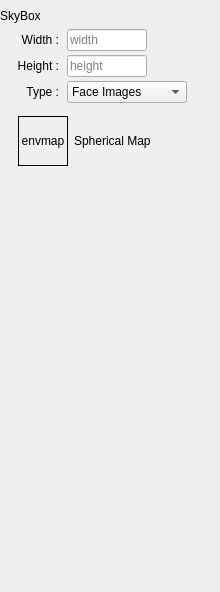
<?xml version="1.0" encoding="UTF-8"?>
<ui version="4.0">
 <class>Properties</class>
 <widget class="QDockWidget" name="Properties">
  <property name="geometry">
   <rect>
    <x>0</x>
    <y>0</y>
    <width>220</width>
    <height>592</height>
   </rect>
  </property>
  <property name="minimumSize">
   <size>
    <width>220</width>
    <height>91</height>
   </size>
  </property>
  <property name="features">
   <set>QDockWidget::DockWidgetMovable</set>
  </property>
  <property name="allowedAreas">
   <set>Qt::LeftDockWidgetArea|Qt::RightDockWidgetArea</set>
  </property>
  <property name="windowTitle">
   <string>Properties</string>
  </property>
  <widget class="QWidget" name="DockContents">
   <layout class="QVBoxLayout" name="verticalLayout">
    <property name="spacing">
     <number>0</number>
    </property>
    <property name="leftMargin">
     <number>0</number>
    </property>
    <property name="topMargin">
     <number>0</number>
    </property>
    <property name="rightMargin">
     <number>0</number>
    </property>
    <property name="bottomMargin">
     <number>0</number>
    </property>
    <item>
     <widget class="QScrollArea" name="Scroller">
      <property name="frameShape">
       <enum>QFrame::NoFrame</enum>
      </property>
      <property name="sizeAdjustPolicy">
       <enum>QAbstractScrollArea::AdjustToContents</enum>
      </property>
      <property name="widgetResizable">
       <bool>true</bool>
      </property>
      <widget class="QWidget" name="ScrollerContents">
       <property name="geometry">
        <rect>
         <x>0</x>
         <y>0</y>
         <width>220</width>
         <height>570</height>
        </rect>
       </property>
       <layout class="QVBoxLayout" name="verticalLayout_2" stretch="0,0,1">
        <property name="spacing">
         <number>0</number>
        </property>
        <property name="leftMargin">
         <number>0</number>
        </property>
        <property name="rightMargin">
         <number>0</number>
        </property>
        <item>
         <widget class="QLabel" name="SkyboxHeader">
          <property name="autoFillBackground">
           <bool>false</bool>
          </property>
          <property name="text">
           <string>SkyBox</string>
          </property>
          <property name="class" stdset="0">
           <string>header</string>
          </property>
         </widget>
        </item>
        <item>
         <layout class="QFormLayout" name="Skybox">
          <property name="labelAlignment">
           <set>Qt::AlignRight|Qt::AlignTrailing|Qt::AlignVCenter</set>
          </property>
          <property name="horizontalSpacing">
           <number>8</number>
          </property>
          <property name="verticalSpacing">
           <number>4</number>
          </property>
          <property name="leftMargin">
           <number>9</number>
          </property>
          <property name="topMargin">
           <number>6</number>
          </property>
          <property name="rightMargin">
           <number>9</number>
          </property>
          <property name="bottomMargin">
           <number>12</number>
          </property>
          <item row="0" column="1">
           <widget class="QLineEdit" name="Width">
            <property name="sizePolicy">
             <sizepolicy hsizetype="Preferred" vsizetype="Fixed">
              <horstretch>0</horstretch>
              <verstretch>0</verstretch>
             </sizepolicy>
            </property>
            <property name="maximumSize">
             <size>
              <width>80</width>
              <height>16777215</height>
             </size>
            </property>
            <property name="placeholderText">
             <string>width</string>
            </property>
           </widget>
          </item>
          <item row="1" column="1">
           <widget class="QLineEdit" name="Height">
            <property name="sizePolicy">
             <sizepolicy hsizetype="Preferred" vsizetype="Fixed">
              <horstretch>0</horstretch>
              <verstretch>0</verstretch>
             </sizepolicy>
            </property>
            <property name="maximumSize">
             <size>
              <width>80</width>
              <height>16777215</height>
             </size>
            </property>
            <property name="placeholderText">
             <string>height</string>
            </property>
           </widget>
          </item>
          <item row="0" column="0">
           <widget class="QLabel" name="WidthLabel">
            <property name="minimumSize">
             <size>
              <width>50</width>
              <height>0</height>
             </size>
            </property>
            <property name="text">
             <string>Width :</string>
            </property>
            <property name="alignment">
             <set>Qt::AlignRight|Qt::AlignTrailing|Qt::AlignVCenter</set>
            </property>
           </widget>
          </item>
          <item row="1" column="0">
           <widget class="QLabel" name="HeightLabel">
            <property name="minimumSize">
             <size>
              <width>50</width>
              <height>0</height>
             </size>
            </property>
            <property name="text">
             <string>Height :</string>
            </property>
            <property name="alignment">
             <set>Qt::AlignRight|Qt::AlignTrailing|Qt::AlignVCenter</set>
            </property>
           </widget>
          </item>
          <item row="2" column="1">
           <widget class="QcComboBox" name="Type">
            <property name="maximumSize">
             <size>
              <width>120</width>
              <height>16777215</height>
             </size>
            </property>
            <item>
             <property name="text">
              <string>Face Images</string>
             </property>
            </item>
            <item>
             <property name="text">
              <string>Spherical Map</string>
             </property>
            </item>
           </widget>
          </item>
          <item row="2" column="0">
           <widget class="QLabel" name="TypeLabel">
            <property name="minimumSize">
             <size>
              <width>50</width>
              <height>0</height>
             </size>
            </property>
            <property name="text">
             <string>Type :</string>
            </property>
            <property name="alignment">
             <set>Qt::AlignRight|Qt::AlignTrailing|Qt::AlignVCenter</set>
            </property>
           </widget>
          </item>
          <item row="3" column="0" colspan="2">
           <widget class="QStackedWidget" name="Stack">
            <property name="currentIndex">
             <number>1</number>
            </property>
            <widget class="QWidget" name="Faces">
             <layout class="QFormLayout" name="formLayout_2">
              <item row="0" column="0">
               <widget class="DropLabel" name="Front">
                <property name="minimumSize">
                 <size>
                  <width>50</width>
                  <height>50</height>
                 </size>
                </property>
                <property name="maximumSize">
                 <size>
                  <width>50</width>
                  <height>16777215</height>
                 </size>
                </property>
                <property name="acceptDrops">
                 <bool>true</bool>
                </property>
                <property name="frameShape">
                 <enum>QFrame::Box</enum>
                </property>
                <property name="text">
                 <string>front</string>
                </property>
                <property name="alignment">
                 <set>Qt::AlignCenter</set>
                </property>
               </widget>
              </item>
              <item row="1" column="0">
               <widget class="DropLabel" name="Left">
                <property name="minimumSize">
                 <size>
                  <width>50</width>
                  <height>50</height>
                 </size>
                </property>
                <property name="maximumSize">
                 <size>
                  <width>50</width>
                  <height>16777215</height>
                 </size>
                </property>
                <property name="acceptDrops">
                 <bool>true</bool>
                </property>
                <property name="frameShape">
                 <enum>QFrame::Box</enum>
                </property>
                <property name="text">
                 <string>left</string>
                </property>
                <property name="alignment">
                 <set>Qt::AlignCenter</set>
                </property>
               </widget>
              </item>
              <item row="2" column="0">
               <widget class="DropLabel" name="Right">
                <property name="minimumSize">
                 <size>
                  <width>50</width>
                  <height>50</height>
                 </size>
                </property>
                <property name="maximumSize">
                 <size>
                  <width>50</width>
                  <height>16777215</height>
                 </size>
                </property>
                <property name="acceptDrops">
                 <bool>true</bool>
                </property>
                <property name="frameShape">
                 <enum>QFrame::Box</enum>
                </property>
                <property name="text">
                 <string>right</string>
                </property>
                <property name="alignment">
                 <set>Qt::AlignCenter</set>
                </property>
               </widget>
              </item>
              <item row="3" column="0">
               <widget class="DropLabel" name="Back">
                <property name="minimumSize">
                 <size>
                  <width>50</width>
                  <height>50</height>
                 </size>
                </property>
                <property name="maximumSize">
                 <size>
                  <width>50</width>
                  <height>16777215</height>
                 </size>
                </property>
                <property name="acceptDrops">
                 <bool>true</bool>
                </property>
                <property name="frameShape">
                 <enum>QFrame::Box</enum>
                </property>
                <property name="text">
                 <string>back</string>
                </property>
                <property name="alignment">
                 <set>Qt::AlignCenter</set>
                </property>
               </widget>
              </item>
              <item row="4" column="0">
               <widget class="DropLabel" name="Top">
                <property name="minimumSize">
                 <size>
                  <width>50</width>
                  <height>50</height>
                 </size>
                </property>
                <property name="maximumSize">
                 <size>
                  <width>50</width>
                  <height>16777215</height>
                 </size>
                </property>
                <property name="acceptDrops">
                 <bool>true</bool>
                </property>
                <property name="frameShape">
                 <enum>QFrame::Box</enum>
                </property>
                <property name="text">
                 <string>top</string>
                </property>
                <property name="alignment">
                 <set>Qt::AlignCenter</set>
                </property>
               </widget>
              </item>
              <item row="5" column="0">
               <widget class="DropLabel" name="Bottom">
                <property name="minimumSize">
                 <size>
                  <width>50</width>
                  <height>50</height>
                 </size>
                </property>
                <property name="maximumSize">
                 <size>
                  <width>50</width>
                  <height>16777215</height>
                 </size>
                </property>
                <property name="acceptDrops">
                 <bool>true</bool>
                </property>
                <property name="frameShape">
                 <enum>QFrame::Box</enum>
                </property>
                <property name="text">
                 <string>bottom</string>
                </property>
                <property name="alignment">
                 <set>Qt::AlignCenter</set>
                </property>
               </widget>
              </item>
              <item row="0" column="1">
               <widget class="QLabel" name="FrontLabel">
                <property name="text">
                 <string>Front Image</string>
                </property>
               </widget>
              </item>
              <item row="1" column="1">
               <widget class="QLabel" name="LeftLabel">
                <property name="text">
                 <string>Left Image</string>
                </property>
               </widget>
              </item>
              <item row="2" column="1">
               <widget class="QLabel" name="RightLabel">
                <property name="text">
                 <string>Right Image</string>
                </property>
               </widget>
              </item>
              <item row="3" column="1">
               <widget class="QLabel" name="BackLabel">
                <property name="text">
                 <string>Back Image</string>
                </property>
               </widget>
              </item>
              <item row="4" column="1">
               <widget class="QLabel" name="TopLabel">
                <property name="text">
                 <string>Top Image</string>
                </property>
               </widget>
              </item>
              <item row="5" column="1">
               <widget class="QLabel" name="BottomLabel">
                <property name="text">
                 <string>Bottom Image</string>
                </property>
               </widget>
              </item>
             </layout>
            </widget>
            <widget class="QWidget" name="Map">
             <layout class="QFormLayout" name="formLayout">
              <item row="0" column="0">
               <widget class="DropLabel" name="EnvMap">
                <property name="minimumSize">
                 <size>
                  <width>50</width>
                  <height>50</height>
                 </size>
                </property>
                <property name="maximumSize">
                 <size>
                  <width>50</width>
                  <height>16777215</height>
                 </size>
                </property>
                <property name="acceptDrops">
                 <bool>true</bool>
                </property>
                <property name="frameShape">
                 <enum>QFrame::Box</enum>
                </property>
                <property name="text">
                 <string>envmap</string>
                </property>
                <property name="alignment">
                 <set>Qt::AlignCenter</set>
                </property>
               </widget>
              </item>
              <item row="0" column="1">
               <widget class="QLabel" name="EnvMapLabel">
                <property name="text">
                 <string>Spherical Map</string>
                </property>
               </widget>
              </item>
             </layout>
            </widget>
           </widget>
          </item>
         </layout>
        </item>
        <item>
         <spacer name="verticalSpacer">
          <property name="orientation">
           <enum>Qt::Vertical</enum>
          </property>
          <property name="sizeHint" stdset="0">
           <size>
            <width>20</width>
            <height>40</height>
           </size>
          </property>
         </spacer>
        </item>
       </layout>
      </widget>
     </widget>
    </item>
   </layout>
  </widget>
 </widget>
 <customwidgets>
  <customwidget>
   <class>DropLabel</class>
   <extends>QLabel</extends>
   <header>droplabel.h</header>
  </customwidget>
  <customwidget>
   <class>QcComboBox</class>
   <extends>QComboBox</extends>
   <header>qccombobox.h</header>
  </customwidget>
 </customwidgets>
 <resources/>
 <connections/>
</ui>
